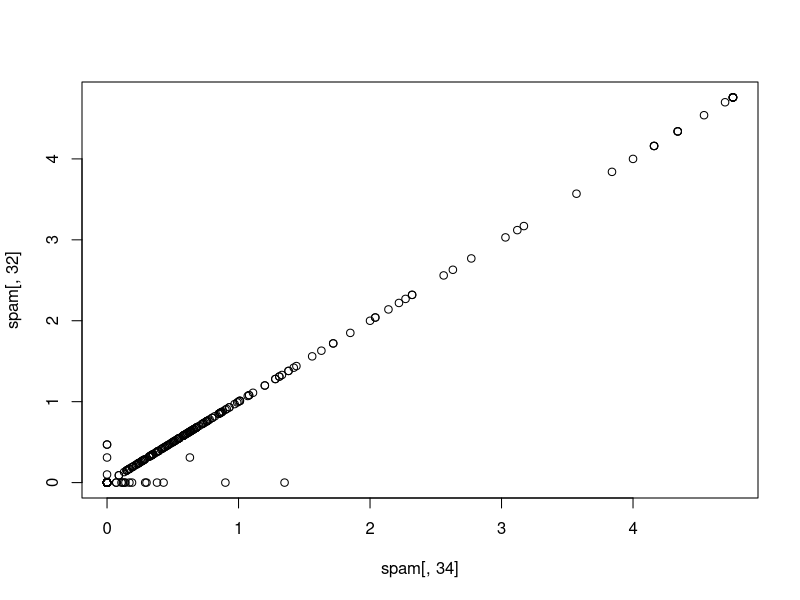
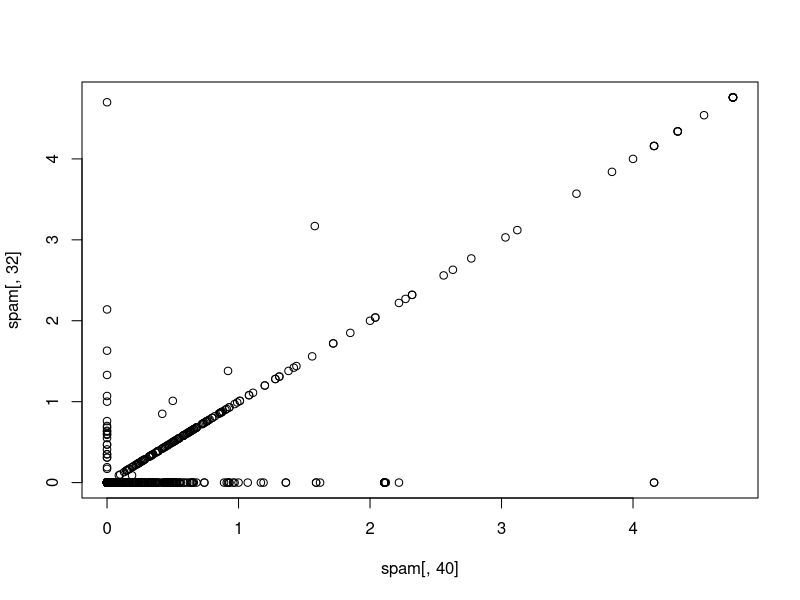
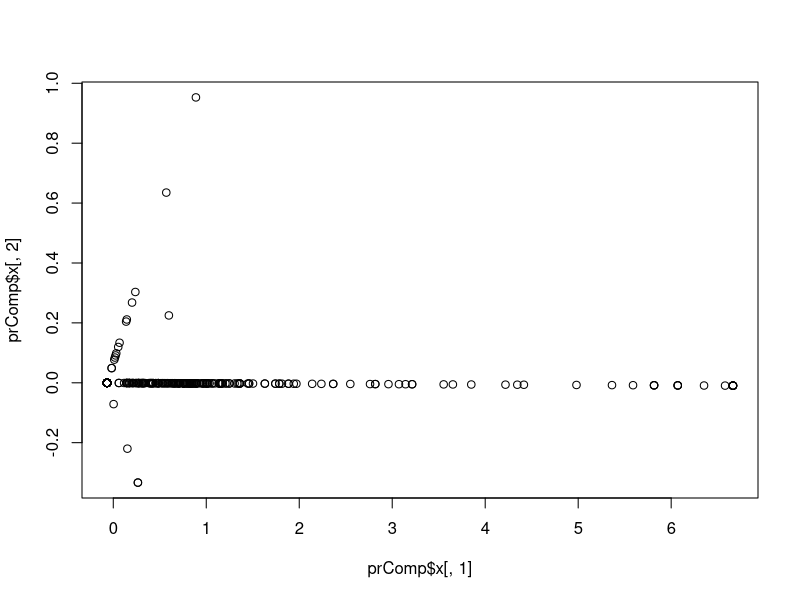
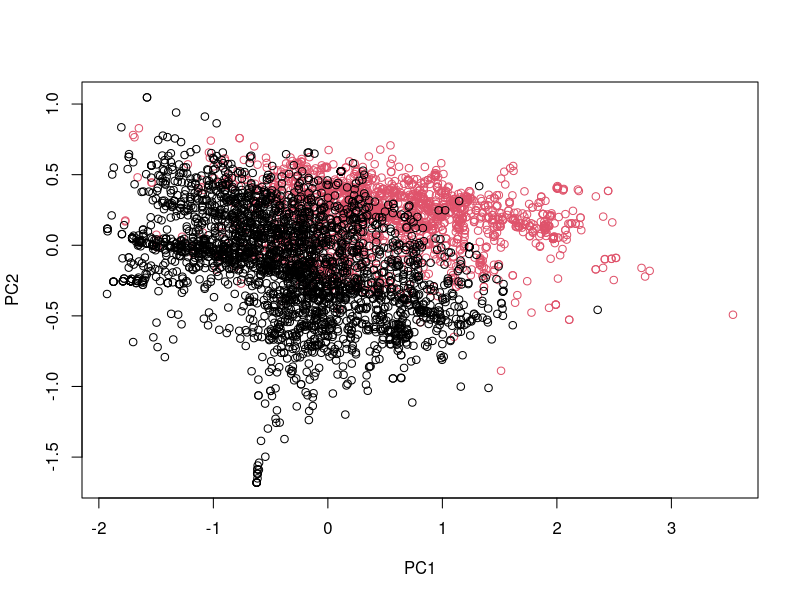

Source code (R) for these figures, in order:
library(caret); library(kernlab); data(spam)

## Split data into training and testing set
inTrain <- createDataPartition(y = spam$type, p=0.75, list = FALSE)

training = spam[inTrain, ]
testing <- spam[-inTrain, ]

dim(training)

set.seed(32343)
modelfit <- train(type ~., data=training, method = "glm")
modelfit
modelfit$finalModel

predictions <- predict(modelfit, newdata = testing)

predictions

confusionMatrix(predictions, testing$type)

## Use cross-validation to split training set, e.g. k-folds
set.seed(32343)

folds <- createFolds(y=spam$type, k=10, list = TRUE, returnTrain = TRUE) # return training set

sapply(folds, length)

folds[[1]][1:10]

## Resampling
set.seed(32343)

folds <- createResample(y=spam$type, times = 10, list = TRUE)

sapply(folds, length)

folds[[1]][1:10]

##

args(trainControl)

## Methods:
# boot = bootstrapping
# boot632 = bootstrapping with adjustment
# cv = cross validation
# repeatedcv = repeated cross validation
# LOOCV = leave one out cross validation

## Preprocessing with PCA

# Check for highly correlated quantitative vriables
M <- abs(cor(training[,-58]))
M == 1
diag(M) <- 0
which(M > 0.8, arr.ind = T)
names(spam)[c(32,34,40)]
plot(spam[,34], spam[,32])
plot(spam[,40], spam[,32])

smallSpam <- spam[,c(34, 32)]
prComp <- prcomp(smallSpam)
plot(prComp$x[,1], prComp$x[,2])

prComp$rotation

typeColor <- ((spam$type == "spam")*1 + 1)  # black if not spam(ham), red if spam
prComp <- prcomp(log10(spam[, -58]+1))      #log transformation + 1 to make skewed data look more gaussian
plot(prComp$x[,1], prComp$x[,2], col = typeColor, xlab = "PC1", ylab = "PC2")

# PCA done with caret
